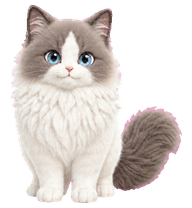
#> input picture Sources/YunduoPet/Resources/ClickMeal/00.png, 192 x 208 px
$ python extract_sprite_components.py ../Sources/YunduoPet/Resources/ClickMeal/00.png out --per-row 5
#> lines starting #> are read from the running program, lines starting #| are printed output that depends on the picture; after the words box and inside, x2 and y2 are one past the last pixel; in counts of white or black regions, pixels touching at a corner belong together
#!/usr/bin/env python3
"""Extract complete sprite subjects by connected component instead of hard cells."""

from __future__ import annotations

import argparse
from collections import deque
from pathlib import Path

from PIL import Image, ImageFilter


def components(mask: Image.Image) -> list[list[int]]:
    width, height = mask.size
    values = mask.tobytes()
    visited = bytearray(width * height)
    found: list[list[int]] = []

    for start, value in enumerate(values):
        if visited[start] or value == 0:
            continue
        visited[start] = 1
        queue: deque[int] = deque([start])
        component: list[int] = []
        while queue:
            index = queue.popleft()
            component.append(index)
            x = index % width
            y = index // width
            for nx, ny in ((x - 1, y), (x + 1, y), (x, y - 1), (x, y + 1)):
                if not (0 <= nx < width and 0 <= ny < height):
                    continue
                neighbor = ny * width + nx
                if visited[neighbor] or values[neighbor] == 0:
                    continue
                visited[neighbor] = 1
                queue.append(neighbor)
        found.append(component)
    return found


def main() -> None:
    parser = argparse.ArgumentParser()
    parser.add_argument("input", type=Path)
    parser.add_argument("output_dir", type=Path)
    parser.add_argument("--rows", type=int, default=1)
    parser.add_argument("--per-row", type=int, required=True)
    parser.add_argument("--width", type=int, default=192)
    parser.add_argument("--height", type=int, default=208)
    parser.add_argument("--alpha-threshold", type=int, default=32)
    parser.add_argument("--padding", type=int, default=8)
    args = parser.parse_args()

    strip = Image.open(args.input).convert("RGBA")
#> strip is the input picture: PIL image 192x208 RGBA; mean R, G, B, A 114.4, 107.4, 103.7, 138.8
    extracted: list[tuple[Image.Image, tuple[int, int, int, int]]] = []

    # Generated contact sheets rarely place the visual gap at the exact
    # mathematical row boundary. Find the quietest scanline near each expected
    # split so ears or tails crossing the midpoint are not clipped.
    strip_alpha = strip.getchannel("A")
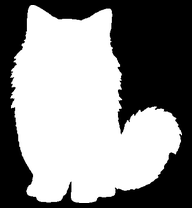
#> strip_alpha: PIL image 192x208 L; min 0, max 255, mean 138.8
    strip_binary = strip_alpha.point(
        lambda value: 255 if value > args.alpha_threshold else 0
    )
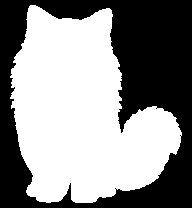
#> strip_binary: PIL image 192x208 L; 55.2% white; 1 black region, box (x1, y1, x2, y2) and area: (0, 0, 192, 208) 17898
    row_boundaries = [0]
    for boundary_index in range(1, args.rows):
        expected = round(boundary_index * strip.height / args.rows)
        radius = max(8, round(strip.height / args.rows / 4))
        search_top = max(row_boundaries[-1] + 1, expected - radius)
        search_bottom = min(strip.height - 1, expected + radius)
        candidates: list[tuple[int, int, int]] = []
        for y in range(search_top, search_bottom + 1):
            occupied = sum(
                1 for value in strip_binary.crop((0, y, strip.width, y + 1)).getdata()
                if value
            )
            candidates.append((occupied, abs(y - expected), y))
        row_boundaries.append(min(candidates)[2])
#> after the loop, row_boundaries = [0]
    row_boundaries.append(strip.height)

    for row_index in range(args.rows):
        row_top = row_boundaries[row_index]
        row_bottom = row_boundaries[row_index + 1]
        row = strip.crop((0, row_top, strip.width, row_bottom))
        alpha = row.getchannel("A")
        binary = alpha.point(lambda value: 255 if value > args.alpha_threshold else 0)
        row_components = components(binary)
        substantial = [component for component in row_components if len(component) > 400]
        selected = sorted(substantial, key=len, reverse=True)[: args.per_row]
        if len(selected) != args.per_row:
            raise ValueError(
                f"row {row_index}: expected {args.per_row} sprites, found {len(selected)}"
            )
        selected.sort(key=lambda component: min(index % row.width for index in component))

        for component in selected:
            mask = Image.new("L", row.size, 0)
            mask_pixels = mask.load()
            xs: list[int] = []
            ys: list[int] = []
            for index in component:
                x = index % row.width
                y = index // row.width
                mask_pixels[x, y] = 255
                xs.append(x)
                ys.append(y)

            # Re-include the soft matte surrounding this component while
            # excluding nearby sprites that happen to cross an equal cell edge.
            soft_mask = mask.filter(ImageFilter.MaxFilter(7))
            subject = Image.new("RGBA", row.size, (0, 0, 0, 0))
            subject.paste(row, (0, 0), soft_mask)
            bbox = (
                max(0, min(xs) - args.padding),
                max(0, min(ys) - args.padding),
                min(row.width, max(xs) + args.padding + 1),
                min(row.height, max(ys) + args.padding + 1),
            )
            extracted.append((subject, bbox))
#> this loop made 1 pass
#> (row_top, row_bottom) on pass 1: (0, 208)
#> after the loop, extracted = []

    content_width = max(bbox[2] - bbox[0] for _, bbox in extracted)
    content_height = max(bbox[3] - bbox[1] for _, bbox in extracted)
    crop_height = max(content_height, round(content_width * args.height / args.width))
    crop_width = round(crop_height * args.width / args.height)

    args.output_dir.mkdir(parents=True, exist_ok=True)
    for index, (subject, bbox) in enumerate(extracted):
        center_x = round((bbox[0] + bbox[2]) / 2)
        bottom = min(subject.height, bbox[3])
        left = center_x - crop_width // 2
        top = bottom - crop_height

        canvas = Image.new("RGBA", (crop_width, crop_height), (0, 0, 0, 0))
        source_left = max(0, left)
        source_top = max(0, top)
        source_right = min(subject.width, left + crop_width)
        source_bottom = min(subject.height, top + crop_height)
        piece = subject.crop((source_left, source_top, source_right, source_bottom))
        canvas.alpha_composite(piece, (source_left - left, source_top - top))
        frame = canvas.resize((args.width, args.height), Image.Resampling.LANCZOS)

        pixels = frame.load()
        for y in range(frame.height):
            for x in range(frame.width):
                red, green, blue, alpha_value = pixels[x, y]
                if 0 < alpha_value < 250:
                    excess = max(0, min(red - green, blue - green))
                    if excess > 6:
                        red = max(0, red - excess)
                        blue = max(0, blue - excess)
                        pixels[x, y] = (red, green, blue, alpha_value)
        frame.save(args.output_dir / f"{index:02d}.png", optimize=True)


if __name__ == "__main__":
#> (the run stopped early here; a loop or call above may not have finished)
